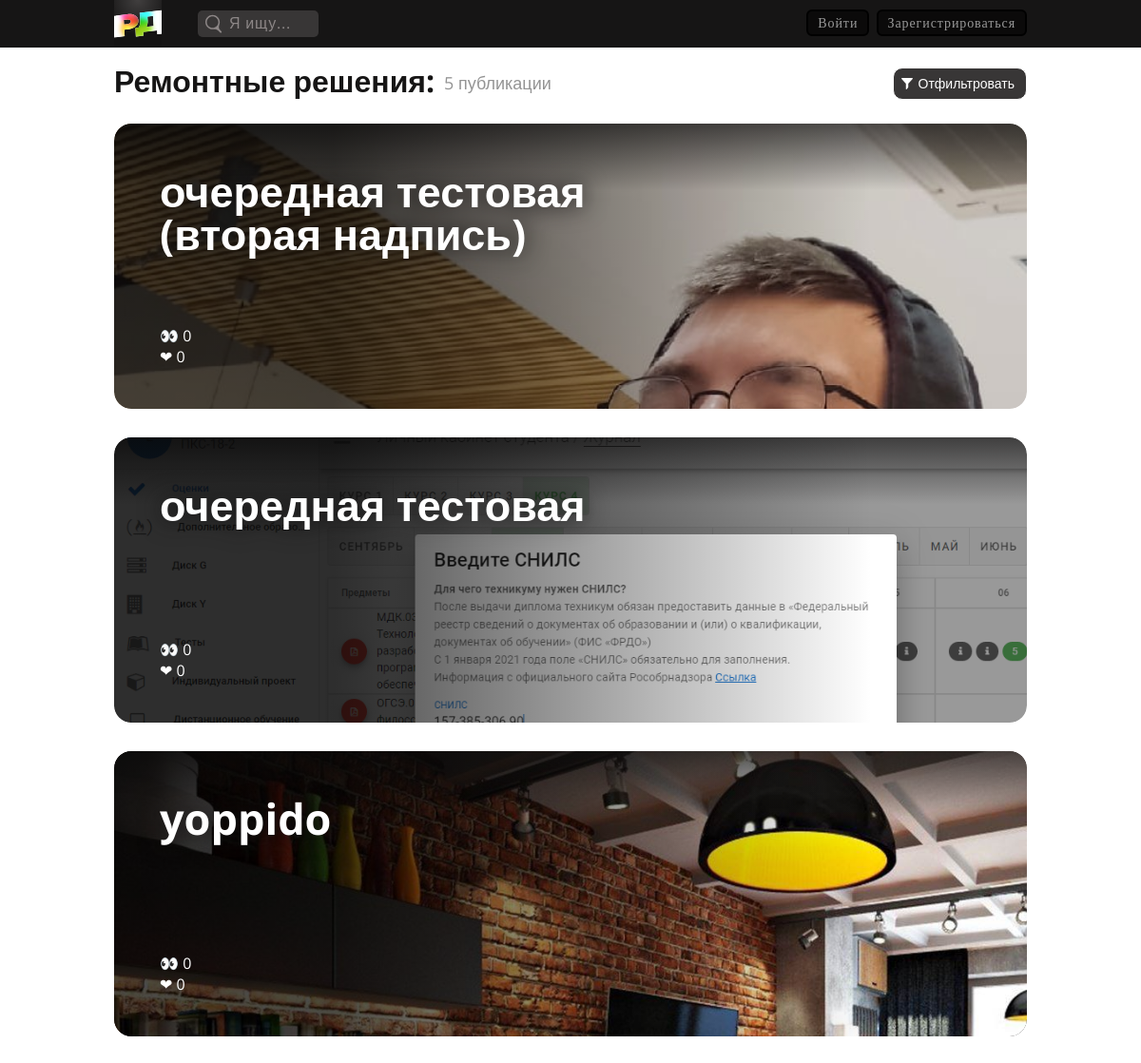
Page /pub/repairs/ (upper part) on the earlier database version.
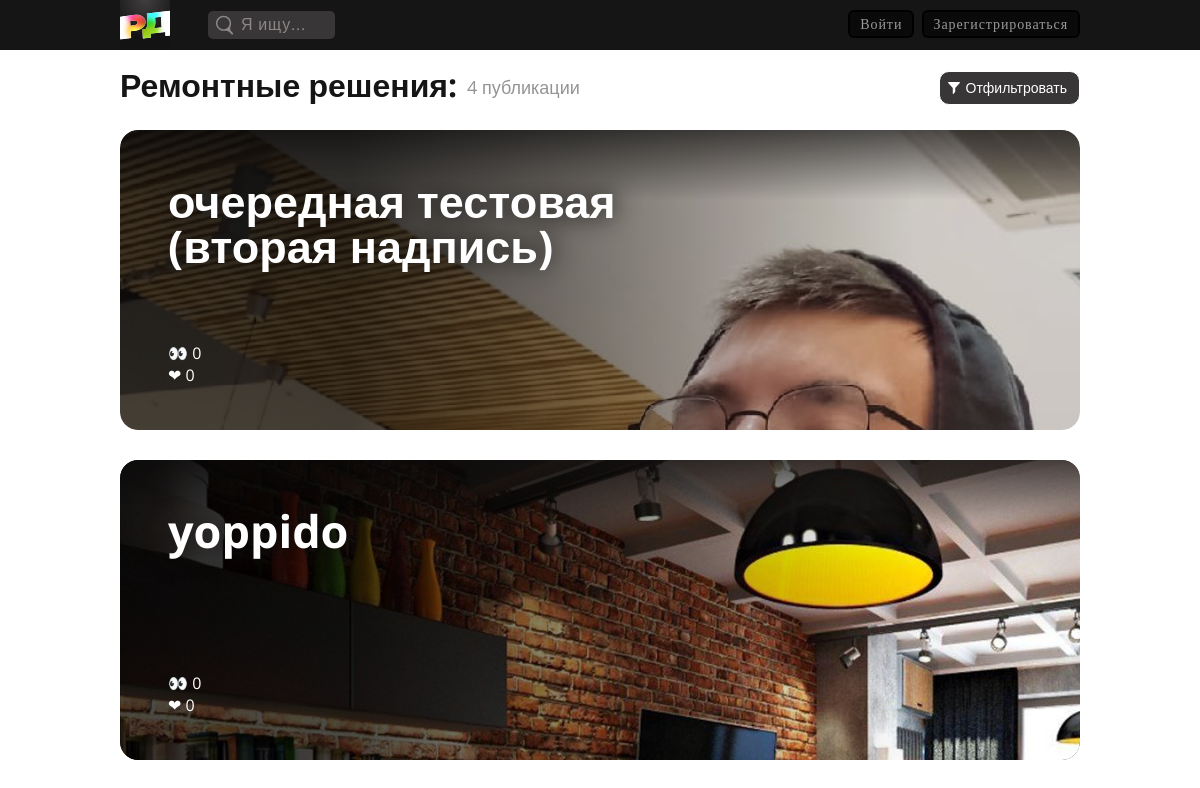
Same page on the later database version.
### publicationapp/models.py (models this page shows, shortened)
class Publication(models.Model):
    title = models.CharField(max_length=135, verbose_name='Заголовок публикации')
    role = models.ForeignKey('PubRoles', on_delete=models.SET_DEFAULT, default=1, verbose_name='Вид публикации', blank=False)
    preview = models.FileField(max_length=200, upload_to='pub_media', validators=[FileExtensionValidator(['mp4', 'mov', 'png', 'jpg', 'jpeg', 'pdf'])], verbose_name='Превью')
    content_first_desc =  models.TextField(verbose_name='Текст перед фотографиями', default='')
    content_last_desc =  models.TextField(verbose_name='Текст после фотографий', blank=True, null=True, default='')
    author = models.ForeignKey(settings.AUTH_USER_MODEL, on_delete=models.DO_NOTHING, null=True, verbose_name='Автор')
    pushed = models.DateTimeField(auto_now_add=True, verbose_name='Дата и время публикации')
    cost_min = models.PositiveIntegerField(blank=True, default=0, verbose_name='бюджет от')
    cost_max = models.PositiveIntegerField(blank=True, default=1, verbose_name='бюджет до')
    seen_count = models.IntegerField(default=0, verbose_name='Сколько раз публикация была просмотрена')
    saved_count = models.IntegerField(default=0, verbose_name='Сколько раз публикация была сохранена')
    reported_count = models.IntegerField(default=0, verbose_name='Сколько раз на публикация было жалоб')
    shared_count = models.IntegerField(default=0, verbose_name='Сколько раз нажали поделиться публикацией')
    average_age_watchers = models.IntegerField(default=0, verbose_name='Средний возраст просмотревших')
    average_age_savers = models.IntegerField(default=0, verbose_name='Средний возраст сохранивших')
    class Meta:
        verbose_name = 'Публикация'
        verbose_name_plural = 'Публикации'
        ordering = ('-pushed',)

### publicationapp/views.py (the view)
# urls.py: path('repairs/', publicationapp.RepairsWatch.as_view(), name='repairs'),
class RepairsWatch(ListView):
    model = Publication
    template_name = 'publicationapp/repairs.html'
    context_object_name = 'pubs'
    def get_queryset(self):
        return Publication.objects.filter(role=11)

### publicationapp/templates/publicationapp/repairs.html (shortened to what this page needs)
{% extends 'mainapp/base.html' %}
{% block css %}
  <link rel="stylesheet" href="/static/lib\css\style_hello_user.css">
  <link rel="stylesheet" href="/static/lib\css\style_header.css">
  <link rel="stylesheet" href="/static/lib\css\style_footer.css">
  <link rel="stylesheet" href="/static/lib\css\style_watch_designs.css">
  <link rel="stylesheet" href="/static/lib\css\style_watch_repairs.css">
  <link rel="stylesheet" href="/static/lib\css\style_filter.css">
{% endblock %}
{% block content %}
  <div class="page_title">
      <p class="title_p">Ремонтные решения:</p>
      <p class="count_pubs">{{ pubs.count }} публикации</p>
  </div>
  <div class="pubs_container">
    {% for p in pubs %}
        <div class="pub_one repair" id="{{ p.id }}">
          <div class="img_from_pub">
            <img src="{{ p.preview.url }}" alt="">
            <div class="img_black_gradient"> </div>
          </div>
          <div class="pub_info">
            <p class="pub_title before_slides_ten">{{p.title}}</p>
            <p class="pub_stats">👀 {{ p.seen_count }}<br>
                                 ❤  {{ p.saved_count }} </p>
          </div>
        </div>
      {% endfor %}
  </div>
	<div class="filter_and_gradient">
		<div class="filter_and_gradient_container">
		  <button class="filter_button button_and_submit__without__bgn_and_border">
			<div class="filter">
			  <div class="filter_btn">
				<img class="filter_logo dont_close_on_click" src="/static/sources/SVG/filter_logo.svg" alt="">
				<p class="filter_p dont_close_on_click">Отфильтровать</p>
			  </div>
			</div>
		  </button>
		</div>
	  </div>
{% endblock %}

Differences in the rows shown:
removed Publication: preview (picture), title "очередная тестовая", seen_count "0", saved_count "0"
Other differences:
{{ pubs.count }}: "5" → "4"
